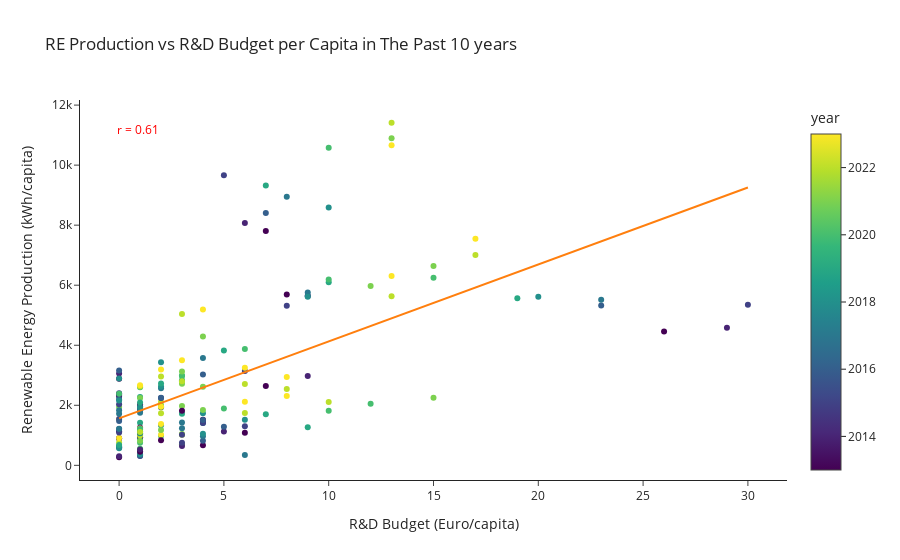

The notebook cell this image was saved under:
### Markdown cell above
### 3.2. Visualization

We decide to use scatter plot to show the correlation between renewable energy production and R&D budget per capita. First, we need to merge two dataframes of renewable energy and R&D budget per capita. Subsequently, we find the correlation coefficient (r) for our trendline. We use pyplot express to visualize the correlation. 

The r value is 0.61 which indicates strong positive correlation. It proves our hypothesis that when a country invests more in R&D in renewable energy technoloties, the renewable energy production growth will also be faster. Innovation in technology can lead to more efficient and cost-effective renewable energy solutions.

### Code cell
visualize_hypothesis_3(df_RE_production_per_capita, df_RnD_budget_per_capita)

### Figure 1 — Plotly figure (JSON) as saved in the notebook; plotly's stock layout.template omitted (floating-point values rounded to 4 significant figures; data arrays with more than 128 entries replaced by an {"elided": "..."} marker saying what was removed)
{"data": [{"hovertemplate": "<b>%{hovertext}</b><br><br>budget_(Euro/capita)=%{x}<br>value_(kWh/capita)=%{y}<br>year=%{marker.color}<extra></extra>", "hovertext": {"elided": "187 str values"}, "legendgroup": "", "marker": {"color": {"elided": "187 int values"}, "coloraxis": "coloraxis", "symbol": "circle"}, "mode": "markers", "name": "", "orientation": "v", "showlegend": false, "type": "scatter", "x": {"elided": "187 int values"}, "xaxis": "x", "y": {"elided": "187 int values"}, "yaxis": "y"}, {"hovertemplate": "<b>OLS trendline</b><br>value_(kWh/capita) = 256.309 * budget_(Euro/capita) + 1565.8<br>R<sup>2</sup>=0.370930<br><br>budget_(Euro/capita)=%{x}<br>value_(kWh/capita)=%{y} <b>(trend)</b><extra></extra>", "legendgroup": "", "marker": {"symbol": "circle"}, "mode": "lines", "name": "", "showlegend": false, "type": "scatter", "x": {"elided": "187 int values"}, "xaxis": "x", "y": {"elided": "187 float values"}, "yaxis": "y"}], "layout": {"annotations": [{"font": {"color": "red", "size": 12}, "showarrow": false, "text": "r = 0.61", "x": 0.05, "xref": "paper", "y": 0.95, "yref": "paper"}], "coloraxis": {"colorbar": {"title": {"text": "year"}}, "colorscale": [[0, "#440154"], [0.1111, "#482878"], [0.2222, "#3e4989"], [0.3333, "#31688e"], [0.4444, "#26828e"], [0.5556, "#1f9e89"], [0.6667, "#35b779"], [0.7778, "#6ece58"], [0.8889, "#b5de2b"], [1, "#fde725"]]}, "legend": {"title": {"text": "Year"}, "tracegroupgap": 0}, "title": {"text": "RE Production vs R&D Budget per Capita in The Past 10 years"}, "xaxis": {"anchor": "y", "domain": [0, 1], "title": {"text": "R&D Budget (Euro/capita)"}}, "yaxis": {"anchor": "x", "domain": [0, 1], "title": {"text": "Renewable Energy Production (kWh/capita)"}}}}
